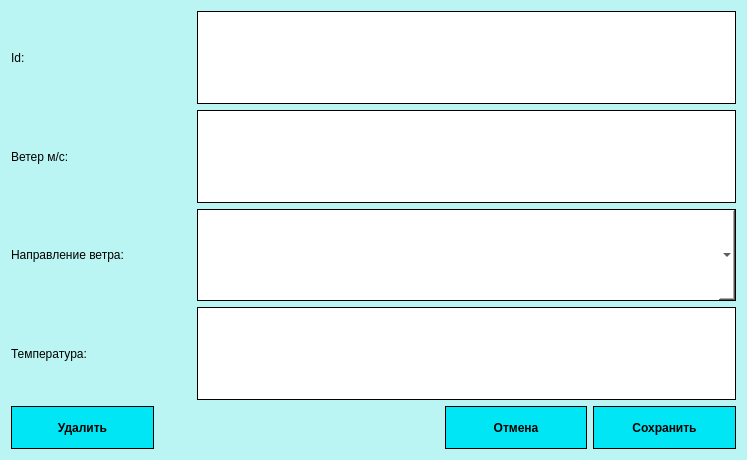
<?xml version="1.0" encoding="UTF-8"?>
<ui version="4.0">
 <class>WEATHER_Dialog</class>
 <widget class="QDialog" name="WEATHER_Dialog">
  <property name="geometry">
   <rect>
    <x>0</x>
    <y>0</y>
    <width>747</width>
    <height>460</height>
   </rect>
  </property>
  <property name="windowTitle">
   <string>Dialog</string>
  </property>
  <property name="styleSheet">
   <string notr="true">QDialog#WEATHER_Dialog {
	background-color: rgb(187, 245, 243);
}</string>
  </property>
  <layout class="QGridLayout" name="gridLayout" rowstretch="90,10">
   <item row="0" column="0">
    <layout class="QVBoxLayout" name="verticalLayout">
     <item>
      <layout class="QHBoxLayout" name="horizontalLayout_2" stretch="25,75">
       <item>
        <widget class="QLabel" name="label">
         <property name="text">
          <string>Id:</string>
         </property>
        </widget>
       </item>
       <item>
        <widget class="QLineEdit" name="lineEdit">
         <property name="sizePolicy">
          <sizepolicy hsizetype="Expanding" vsizetype="Ignored">
           <horstretch>0</horstretch>
           <verstretch>0</verstretch>
          </sizepolicy>
         </property>
         <property name="styleSheet">
          <string notr="true">QLineEdit {
border: 1px solid #000000;
}</string>
         </property>
        </widget>
       </item>
      </layout>
     </item>
     <item>
      <layout class="QHBoxLayout" name="horizontalLayout_3" stretch="25,75">
       <item>
        <widget class="QLabel" name="label_2">
         <property name="text">
          <string>Ветер м/с:</string>
         </property>
        </widget>
       </item>
       <item>
        <widget class="QLineEdit" name="lineEdit_4">
         <property name="sizePolicy">
          <sizepolicy hsizetype="Expanding" vsizetype="Ignored">
           <horstretch>0</horstretch>
           <verstretch>0</verstretch>
          </sizepolicy>
         </property>
         <property name="styleSheet">
          <string notr="true">QLineEdit {
border: 1px solid #000000;
}</string>
         </property>
        </widget>
       </item>
      </layout>
     </item>
     <item>
      <layout class="QHBoxLayout" name="horizontalLayout_4" stretch="25,75">
       <item>
        <widget class="QLabel" name="label_3">
         <property name="text">
          <string>Направление ветра:</string>
         </property>
        </widget>
       </item>
       <item>
        <widget class="QComboBox" name="comboBox">
         <property name="sizePolicy">
          <sizepolicy hsizetype="Preferred" vsizetype="Ignored">
           <horstretch>0</horstretch>
           <verstretch>0</verstretch>
          </sizepolicy>
         </property>
         <property name="styleSheet">
          <string notr="true">
QComboBox::drop-down {
    subcontrol-origin: padding;
    subcontrol-position: top right;
     width: 10px;
	background-color:  rgb(0, 230, 245);
    image: url(:/new/prefix1/1.png);
    padding-left: 7px;
	padding-right: 7px;

    border-left-width: 1px;
    border-left-color: black;
    border-left-style: solid;  
 }
QComboBox {
background-color: rgb(255, 255, 255);
border: 1px solid black;
}
QComboBox QAbstractItemView {
    background-color: rgb(255, 255, 255);
 }</string>
         </property>
        </widget>
       </item>
      </layout>
     </item>
     <item>
      <layout class="QHBoxLayout" name="horizontalLayout_5" stretch="25,75">
       <item>
        <widget class="QLabel" name="label_4">
         <property name="text">
          <string>Температура:</string>
         </property>
        </widget>
       </item>
       <item>
        <widget class="QLineEdit" name="lineEdit_3">
         <property name="sizePolicy">
          <sizepolicy hsizetype="Expanding" vsizetype="Ignored">
           <horstretch>0</horstretch>
           <verstretch>0</verstretch>
          </sizepolicy>
         </property>
         <property name="styleSheet">
          <string notr="true">QLineEdit {
border: 1px solid #000000;
}</string>
         </property>
        </widget>
       </item>
      </layout>
     </item>
    </layout>
   </item>
   <item row="1" column="0">
    <layout class="QHBoxLayout" name="horizontalLayout" stretch="20,40,20,20">
     <item>
      <widget class="QPushButton" name="pushButton_3">
       <property name="sizePolicy">
        <sizepolicy hsizetype="Minimum" vsizetype="Ignored">
         <horstretch>0</horstretch>
         <verstretch>0</verstretch>
        </sizepolicy>
       </property>
       <property name="styleSheet">
        <string notr="true">QPushButton {
background-color: rgb(0, 230, 245);
font:bold;
border: 1px solid #000000;
}
QPushButton::hover {
	background-color: rgb(0, 243, 255);
}
QPushButton::pressed {
	border: 3px solid #000000;
}</string>
       </property>
       <property name="text">
        <string>Удалить</string>
       </property>
       <property name="autoDefault">
        <bool>false</bool>
       </property>
      </widget>
     </item>
     <item>
      <spacer name="horizontalSpacer">
       <property name="orientation">
        <enum>Qt::Horizontal</enum>
       </property>
       <property name="sizeHint" stdset="0">
        <size>
         <width>40</width>
         <height>20</height>
        </size>
       </property>
      </spacer>
     </item>
     <item>
      <widget class="QPushButton" name="pushButton">
       <property name="sizePolicy">
        <sizepolicy hsizetype="Minimum" vsizetype="Ignored">
         <horstretch>0</horstretch>
         <verstretch>0</verstretch>
        </sizepolicy>
       </property>
       <property name="styleSheet">
        <string notr="true">QPushButton {
background-color: rgb(0, 230, 245);
font:bold;
border: 1px solid #000000;
}
QPushButton::hover {
	background-color: rgb(0, 243, 255);
}
QPushButton::pressed {
	border: 3px solid #000000;
}</string>
       </property>
       <property name="text">
        <string>Отмена</string>
       </property>
      </widget>
     </item>
     <item>
      <widget class="QPushButton" name="pushButton_2">
       <property name="sizePolicy">
        <sizepolicy hsizetype="Minimum" vsizetype="Ignored">
         <horstretch>0</horstretch>
         <verstretch>0</verstretch>
        </sizepolicy>
       </property>
       <property name="styleSheet">
        <string notr="true">QPushButton {
background-color: rgb(0, 230, 245);
font:bold;
border: 1px solid #000000;
}
QPushButton::hover {
	background-color: rgb(0, 243, 255);
}
QPushButton::pressed {
	border: 3px solid #000000;
}</string>
       </property>
       <property name="text">
        <string>Сохранить</string>
       </property>
       <property name="autoDefault">
        <bool>false</bool>
       </property>
      </widget>
     </item>
    </layout>
   </item>
  </layout>
 </widget>
 <resources/>
 <connections/>
</ui>
